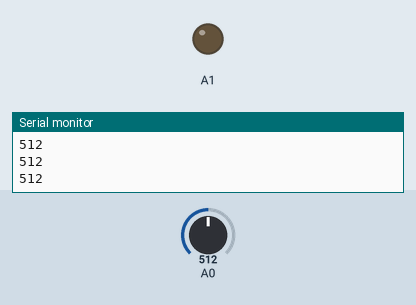
This sketch was run on a simulated Arduino Uno, built with avr-gcc and run on an emulated ATmega328P. Shown: output pins drawn as LEDs (lit = HIGH), the last lines printed to the serial monitor. The test bench sets the inputs (shaded band); at power-on: A0 = 512.

Above: at 1.2 s.
1.3 s: A0 set to 528
At 2.4 s:
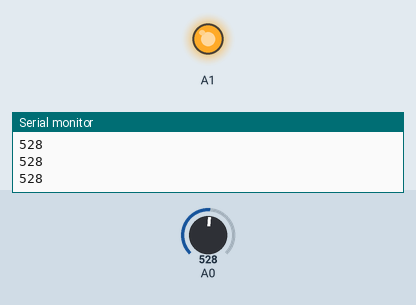
2.8 s: A0 set to 511
At 3.6 s:
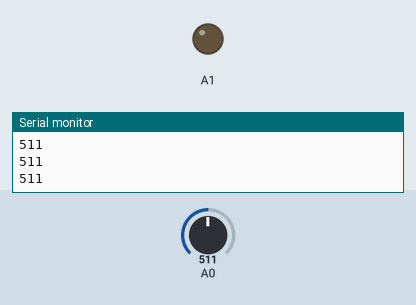
4.3 s: A0 set to 716
At 4.7 s:
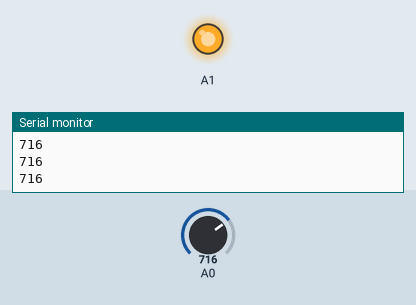
Timing chart, 0 to 7.3 s (numbered marks = the images above; inputs shaded):
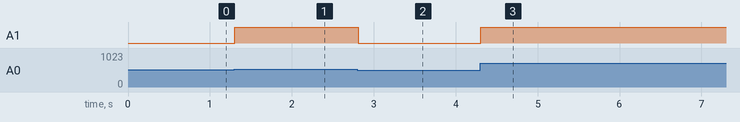

The sketch:

sketch_oct06c.ino
```cpp
void setup() {
  // put your setup code here, to run once:
  pinMode(A0,INPUT);
  pinMode(A1, OUTPUT);
  Serial.begin(9600);
}

void loop() {
  // put your main code here, to run repeatedly:
  int reading = analogRead(A0);
  Serial.println(reading);

  int value = map(reading, 0, 1023, 0, 255);
  analogWrite(A1, value);
}
```

Measured:
- the behaviour switches between 513 and 514 on A0 (found by bisection; images 0 and 1)
- after the input at 1.3 s, A1: LOW → HIGH at once
- after the input at 2.8 s, A1: HIGH → LOW at once
- after the input at 4.3 s, A1: LOW → HIGH at once
